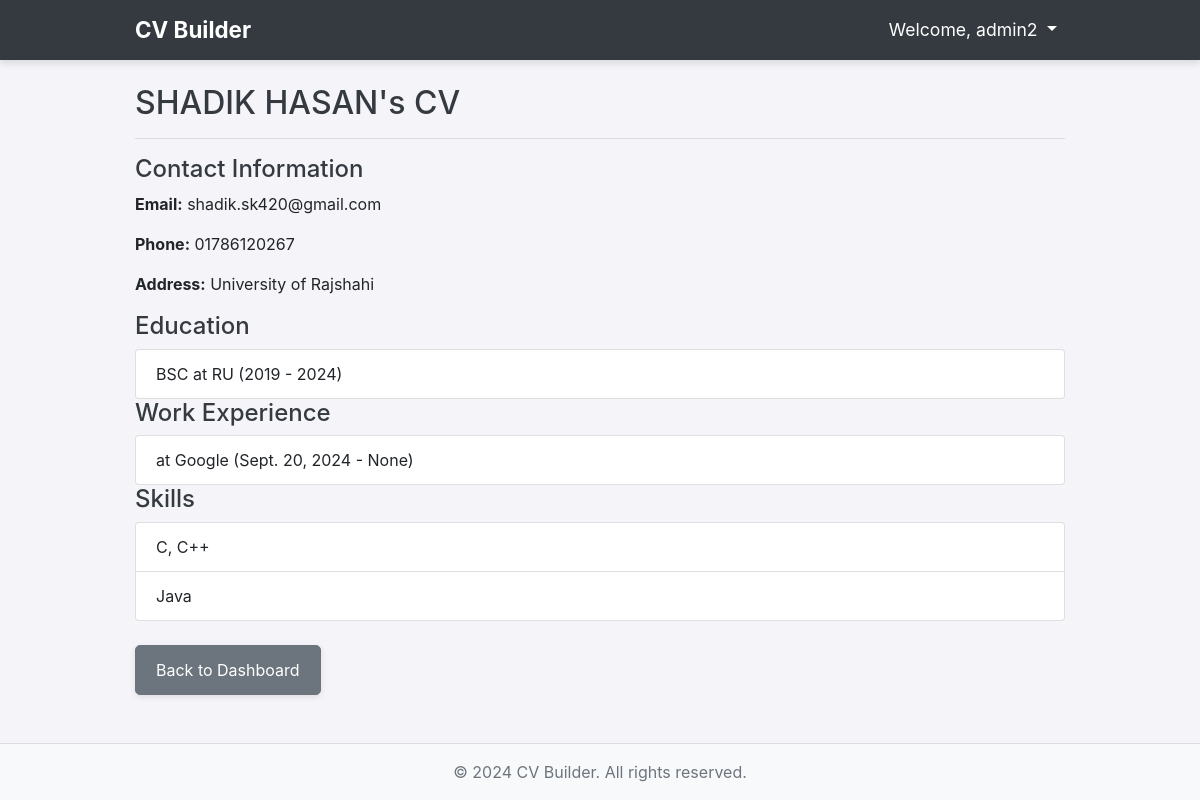
/cv/preview/ (signed in), run on an earlier commit of the app's database.
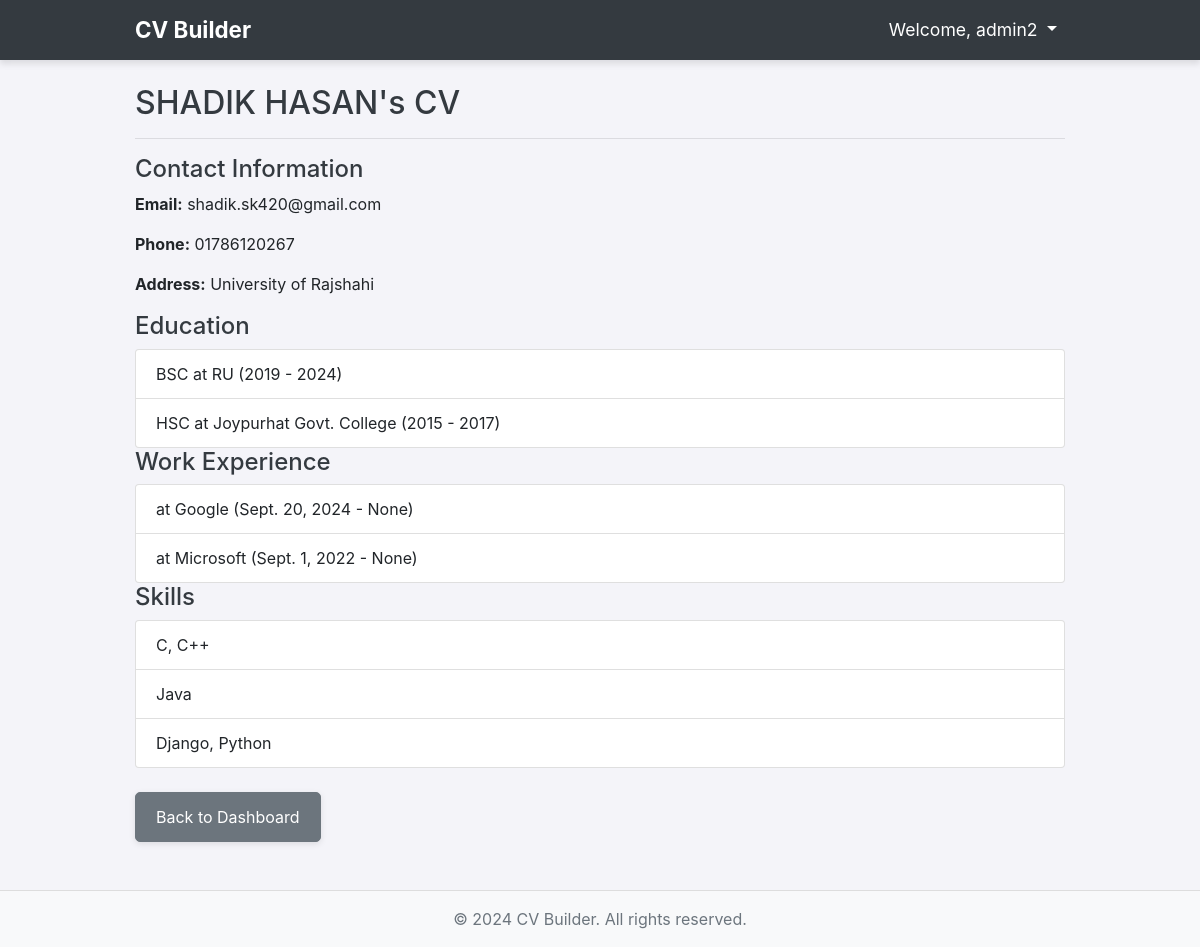
And on a later commit of the database.
### cvs/models.py (models this page shows, shortened)
class Education(models.Model):
    profile = models.ForeignKey(Profile, on_delete=models.CASCADE)
    degree = models.CharField(max_length=100)
    institution = models.CharField(max_length=200)
    start_year = models.CharField(max_length=4)
    end_year = models.CharField(max_length=4, blank=True)
    gpa = models.DecimalField(max_digits=4, decimal_places=2, blank=True, null=True)  # GPA field added

class WorkExperience(models.Model):
    profile = models.ForeignKey(Profile, on_delete=models.CASCADE)
    job_title = models.CharField(max_length=100)
    company = models.CharField(max_length=200)
    start_date = models.DateField()  # Job start date
    end_date = models.DateField(blank=True, null=True)  # End date can be null
    responsibilities = models.TextField()  # List of job responsibilities

class Skill(models.Model):
    profile = models.ForeignKey(Profile, on_delete=models.CASCADE)
    skill_name = models.CharField(max_length=100)
    proficiency = models.PositiveIntegerField(default=80)  # Proficiency in percentage, default 80%

### cvs/views.py (the view)
# urls.py: path('cv/preview/', views.preview_cv, name='preview_cv'),
@login_required
def preview_cv(request):
    profile = get_object_or_404(Profile, user=request.user)
    educations = Education.objects.filter(profile=profile)
    experiences = WorkExperience.objects.filter(profile=profile)
    skills = Skill.objects.filter(profile=profile)
    context = {
        'profile': profile,
        'educations': educations,
        'experiences': experiences,
        'skills': skills
    }
    return render(request, 'cvs/preview_cv.html', context)

### cvs/templates/cvs/preview_cv.html (shortened to what this page needs)
{% extends 'cvs/base.html' %}
{% block content %}
<div class="mt-4">
    <h2>{{ profile.full_name }}'s CV</h2>
    <hr />
    <h4>Contact Information</h4>
    <p><strong>Email:</strong> {{ profile.contact_email }}</p>
    <p><strong>Phone:</strong> {{ profile.phone_number }}</p>
    <p><strong>Address:</strong> {{ profile.address }}</p>
    <h4>Education</h4>
    <ul class="list-group">
        {% for edu in educations %}
        <li class="list-group-item">
            {{ edu.degree }} at {{ edu.institution }} ({{ edu.start_year }} - {{ edu.end_year }})
        </li>
        {% empty %}
        <li class="list-group-item">No education entries found.</li>
        {% endfor %}
    </ul>
    <h4>Work Experience</h4>
    <ul class="list-group">
        {% for exp in experiences %}
        <li class="list-group-item">
            {{ exp.position }} at {{ exp.company }} ({{ exp.start_date }} - {{ exp.end_date }})
        </li>
        {% empty %}
        <li class="list-group-item">No work experience entries found.</li>
        {% endfor %}
    </ul>
    <h4>Skills</h4>
    <ul class="list-group">
        {% for skill in skills %}
        <li class="list-group-item">{{ skill.skill_name }}</li>
        {% empty %}
        <li class="list-group-item">No skills added.</li>
        {% endfor %}
    </ul>
    <div class="mt-4">
        <a href="{% url 'cvs:dashboard' %}" class="btn btn-secondary">Back to Dashboard</a>
    </div>
</div>
{% endblock %}

What changed in the data, as far as the page shows it:
added Education: degree "HSC", institution "Joypurhat Govt. College", start_year "2015", end_year "2017"
added WorkExperience: company "Microsoft", start_date "Sept. 1, 2022", end_date "None"
added Skill: skill_name "Django, Python"
